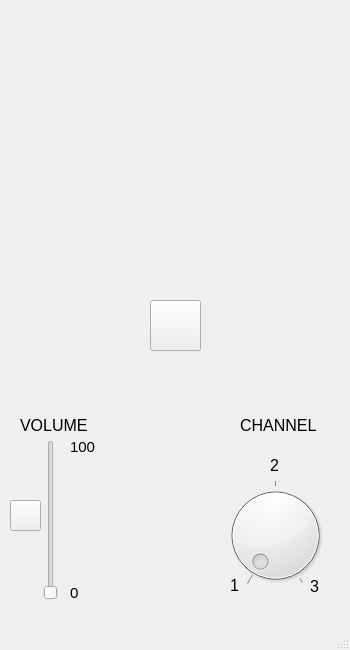
<?xml version="1.0" encoding="UTF-8"?>
<ui version="4.0">
 <class>MainWindow</class>
 <widget class="QMainWindow" name="MainWindow">
  <property name="geometry">
   <rect>
    <x>0</x>
    <y>0</y>
    <width>350</width>
    <height>650</height>
   </rect>
  </property>
  <property name="minimumSize">
   <size>
    <width>350</width>
    <height>650</height>
   </size>
  </property>
  <property name="maximumSize">
   <size>
    <width>350</width>
    <height>650</height>
   </size>
  </property>
  <property name="windowTitle">
   <string>MainWindow</string>
  </property>
  <widget class="QWidget" name="centralwidget">
   <widget class="QLabel" name="label_volume">
    <property name="geometry">
     <rect>
      <x>20</x>
      <y>390</y>
      <width>101</width>
      <height>71</height>
     </rect>
    </property>
    <property name="font">
     <font>
      <pointsize>12</pointsize>
     </font>
    </property>
    <property name="text">
     <string>VOLUME</string>
    </property>
   </widget>
   <widget class="QDial" name="dial_channel">
    <property name="geometry">
     <rect>
      <x>220</x>
      <y>480</y>
      <width>111</width>
      <height>111</height>
     </rect>
    </property>
    <property name="minimum">
     <number>1</number>
    </property>
    <property name="maximum">
     <number>3</number>
    </property>
    <property name="wrapping">
     <bool>false</bool>
    </property>
    <property name="notchesVisible">
     <bool>true</bool>
    </property>
   </widget>
   <widget class="QLabel" name="label_channel">
    <property name="geometry">
     <rect>
      <x>240</x>
      <y>400</y>
      <width>111</width>
      <height>51</height>
     </rect>
    </property>
    <property name="font">
     <font>
      <pointsize>12</pointsize>
     </font>
    </property>
    <property name="text">
     <string>CHANNEL</string>
    </property>
   </widget>
   <widget class="QLabel" name="label_dial1">
    <property name="geometry">
     <rect>
      <x>230</x>
      <y>570</y>
      <width>41</width>
      <height>31</height>
     </rect>
    </property>
    <property name="font">
     <font>
      <pointsize>12</pointsize>
     </font>
    </property>
    <property name="text">
     <string>1</string>
    </property>
   </widget>
   <widget class="QLabel" name="label_dial2">
    <property name="geometry">
     <rect>
      <x>270</x>
      <y>450</y>
      <width>51</width>
      <height>31</height>
     </rect>
    </property>
    <property name="font">
     <font>
      <pointsize>12</pointsize>
     </font>
    </property>
    <property name="text">
     <string>2</string>
    </property>
   </widget>
   <widget class="QLabel" name="label_dial3">
    <property name="geometry">
     <rect>
      <x>310</x>
      <y>580</y>
      <width>47</width>
      <height>13</height>
     </rect>
    </property>
    <property name="font">
     <font>
      <pointsize>12</pointsize>
     </font>
    </property>
    <property name="text">
     <string>3</string>
    </property>
   </widget>
   <widget class="QSlider" name="slider_volume">
    <property name="geometry">
     <rect>
      <x>40</x>
      <y>440</y>
      <width>22</width>
      <height>160</height>
     </rect>
    </property>
    <property name="maximum">
     <number>100</number>
    </property>
    <property name="pageStep">
     <number>10</number>
    </property>
    <property name="orientation">
     <enum>Qt::Vertical</enum>
    </property>
   </widget>
   <widget class="QLabel" name="label_volume_0">
    <property name="geometry">
     <rect>
      <x>70</x>
      <y>582</y>
      <width>51</width>
      <height>21</height>
     </rect>
    </property>
    <property name="font">
     <font>
      <pointsize>11</pointsize>
     </font>
    </property>
    <property name="text">
     <string>0</string>
    </property>
   </widget>
   <widget class="QLabel" name="label_volume_100">
    <property name="geometry">
     <rect>
      <x>70</x>
      <y>440</y>
      <width>47</width>
      <height>13</height>
     </rect>
    </property>
    <property name="font">
     <font>
      <pointsize>11</pointsize>
     </font>
    </property>
    <property name="text">
     <string>100</string>
    </property>
   </widget>
   <widget class="QPushButton" name="button_power">
    <property name="geometry">
     <rect>
      <x>150</x>
      <y>300</y>
      <width>51</width>
      <height>51</height>
     </rect>
    </property>
    <property name="text">
     <string/>
    </property>
    <property name="icon">
     <iconset>
      <normaloff>power.png</normaloff>power.png</iconset>
    </property>
    <property name="iconSize">
     <size>
      <width>50</width>
      <height>50</height>
     </size>
    </property>
    <property name="default">
     <bool>false</bool>
    </property>
   </widget>
   <widget class="QPushButton" name="button_mute">
    <property name="geometry">
     <rect>
      <x>10</x>
      <y>500</y>
      <width>31</width>
      <height>31</height>
     </rect>
    </property>
    <property name="text">
     <string/>
    </property>
    <property name="icon">
     <iconset>
      <normaloff>mute.png</normaloff>mute.png</iconset>
    </property>
    <property name="iconSize">
     <size>
      <width>25</width>
      <height>25</height>
     </size>
    </property>
   </widget>
   <widget class="QLabel" name="display">
    <property name="geometry">
     <rect>
      <x>30</x>
      <y>20</y>
      <width>281</width>
      <height>181</height>
     </rect>
    </property>
    <property name="text">
     <string/>
    </property>
    <property name="pixmap">
     <pixmap>black.jpg</pixmap>
    </property>
    <property name="scaledContents">
     <bool>true</bool>
    </property>
   </widget>
  </widget>
  <widget class="QMenuBar" name="menubar">
   <property name="geometry">
    <rect>
     <x>0</x>
     <y>0</y>
     <width>350</width>
     <height>21</height>
    </rect>
   </property>
  </widget>
  <widget class="QStatusBar" name="statusbar"/>
 </widget>
 <resources>
  <include location="images.qrc"/>
 </resources>
 <connections/>
</ui>
